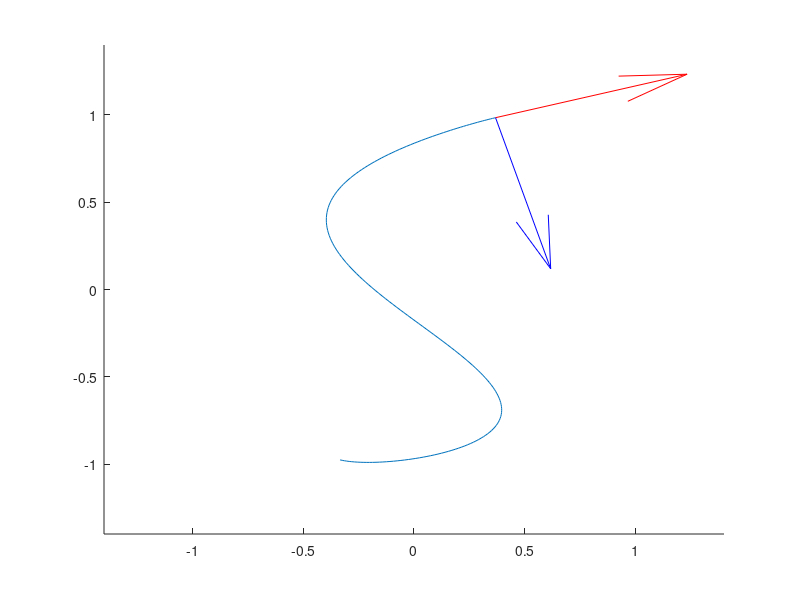
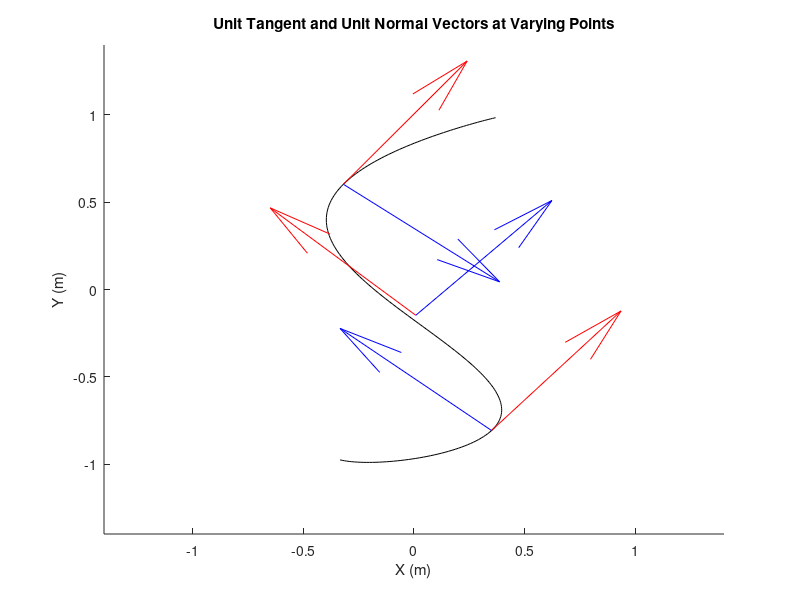
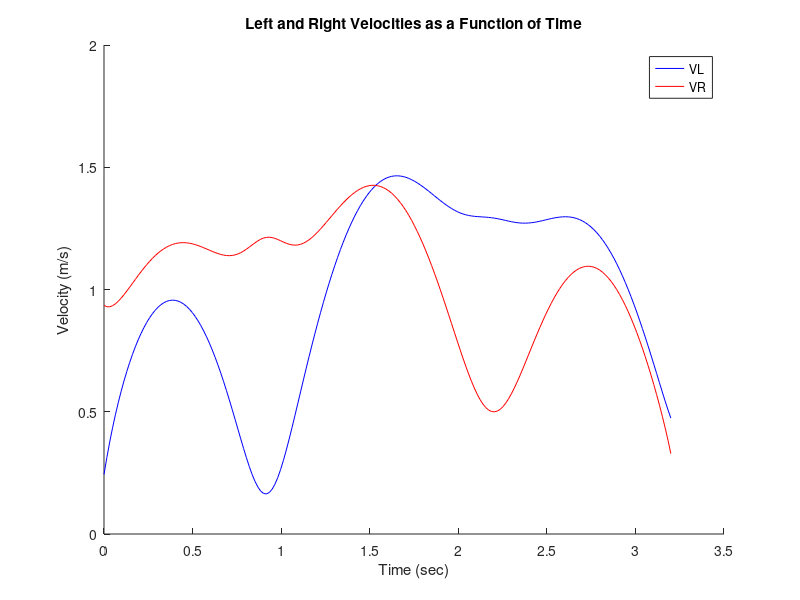

Reproduce these figures in MATLAB, in order. (Note: this script raises an error after producing the figures.)
%clear

%These equations were derived before I understood the need to sub u with
%a*t

%Timesteps
t = linspace(0,3.2,200);

%Original function for spiral of doom 
r = [0.396E0.*cos(0.371E1+0.265E1.*t); (-0.99E0).*sin(0.14E1+t); 0*t];

%Tangent vector
That = [(-0.10494E1).*sin(0.371E1+0.265E1.*t).*(0.9801E0.*cos(0.14E1+t).^2+0.110124E1.*sin(0.371E1+0.265E1.*t).^2).^(-1/2);
    (-0.99E0).*cos(0.14E1+t).*(0.9801E0.*cos(0.14E1+t).^2+0.110124E1.*sin(0.371E1+0.265E1.*t).^2).^(-1/2);
    0*t];

%Normal vector
Nhat = [cos(0.14E1+t).*((-0.278091E1).*cos(0.14E1+t).*cos(0.371E1+0.265E1.*t)+(-0.10494E1).*sin(0.14E1+t).*sin(0.371E1+0.265E1.*t)).*(0.9801E0.*cos(0.14E1+t).^2+0.110124E1.*sin(0.371E1+0.265E1.*t).^2).^(-1/2).*(0.1E1.*cos(0.14E1+t).^2+0.11236E1.*sin(0.371E1+0.265E1.*t).^2).^(-1).*((0.1E1.*cos(0.14E1+t).^2+0.11236E1.*sin(0.371E1+0.265E1.*t).^2).^(-3).*(cos(0.14E1+t).^4.*(0.789048E1.*cos(0.371E1+0.265E1.*t).^2+(-0.113994E-15).*sin(0.14E1+t).^2)+0.886574E1.*cos(0.14E1+t).^2.*cos(0.371E1+0.265E1.*t).^2.*sin(0.371E1+0.265E1.*t).^2+0.2809E0.*sin(0.28E1+2.*t).^2.*sin(0.371E1+0.265E1.*t).^2+0.126248E1.*sin(0.14E1+t).^2.*sin(0.371E1+0.265E1.*t).^4+0.372192E0.*csc(0.14E1+t).^2.*sin(0.28E1+2.*t).^3.*sin(0.742E1+0.53E1.*t)+0.167278E1.*sin(0.28E1+2.*t).*sin(0.371E1+0.265E1.*t).^2.*sin(0.742E1+0.53E1.*t))).^(-1/2);
sin(0.371E1+0.265E1.*t).*(0.294776E1.*cos(0.14E1+t).*cos(0.371E1+0.265E1.*t)+0.111236E1.*sin(0.14E1+t).*sin(0.371E1+0.265E1.*t)).*(0.9801E0.*cos(0.14E1+t).^2+0.110124E1.*sin(0.371E1+0.265E1.*t).^2).^(-1/2).*(0.1E1.*cos(0.14E1+t).^2+0.11236E1.*sin(0.371E1+0.265E1.*t).^2).^(-1).*((0.1E1.*cos(0.14E1+t).^2+0.11236E1.*sin(0.371E1+0.265E1.*t).^2).^(-3).*(cos(0.14E1+t).^4.*(0.789048E1.*cos(0.371E1+0.265E1.*t).^2+(-0.113994E-15).*sin(0.14E1+t).^2)+0.886574E1.*cos(0.14E1+t).^2.*cos(0.371E1+0.265E1.*t).^2.*sin(0.371E1+0.265E1.*t).^2+0.2809E0.*sin(0.28E1+2.*t).^2.*sin(0.371E1+0.265E1.*t).^2+0.126248E1.*sin(0.14E1+t).^2.*sin(0.371E1+0.265E1.*t).^4+0.372192E0.*csc(0.14E1+t).^2.*sin(0.28E1+2.*t).^3.*sin(0.742E1+0.53E1.*t)+0.167278E1.*sin(0.28E1+2.*t).*sin(0.371E1+0.265E1.*t).^2.*sin(0.742E1+0.53E1.*t))).^(-1/2);
0*t];

%Linear speed
nu = (0.9801E0.*cos(0.14E1+t).^2+0.110124E1.*sin(0.371E1+0.265E1.*t).^2).^(1/2);

%Angular velocity
w = (0.1E1.*cos(0.14E1+t).^2+0.11236E1.*sin(0.371E1+0.265E1.*t).^2).^(-3).*((-0.2809E1).*cos(0.14E1+t).^5.*cos(0.371E1+0.265E1.*t)+(-0.106E1).*cos(0.14E1+t).^4.*sin(0.14E1+t).*sin(0.371E1+0.265E1.*t)+(-0.631238E1).*cos(0.14E1+t).^3.*cos(0.371E1+0.265E1.*t).*sin(0.371E1+0.265E1.*t).^2+(-0.238203E1).*cos(0.14E1+t).^2.*sin(0.14E1+t).*sin(0.371E1+0.265E1.*t).^3+(-0.35463E1).*cos(0.14E1+t).*cos(0.371E1+0.265E1.*t).*sin(0.371E1+0.265E1.*t).^4+(-0.133823E1).*sin(0.14E1+t).*sin(0.371E1+0.265E1.*t).^5);

%Left and right velocities
VL = (0.9801E0.*cos(0.14E1+t).^2+0.110124E1.*sin(0.371E1+0.265E1.*t).^2).^(1/2)+(0.1E1.*cos(0.14E1+t).^2+0.11236E1.*sin(0.371E1+0.265E1.*t).^2).^(-3).*(0.356743E0.*cos(0.14E1+t).^5.*cos(0.371E1+0.265E1.*t)+0.13462E0.*cos(0.14E1+t).^4.*sin(0.14E1+t).*sin(0.371E1+0.265E1.*t)+0.801673E0.*cos(0.14E1+t).^3.*cos(0.371E1+0.265E1.*t).*sin(0.371E1+0.265E1.*t).^2+0.302518E0.*cos(0.14E1+t).^2.*sin(0.14E1+t).*sin(0.371E1+0.265E1.*t).^3+0.45038E0.*cos(0.14E1+t).*cos(0.371E1+0.265E1.*t).*sin(0.371E1+0.265E1.*t).^4+0.169955E0.*sin(0.14E1+t).*sin(0.371E1+0.265E1.*t).^5);
VR = (0.9801E0.*cos(0.14E1+t).^2+0.110124E1.*sin(0.371E1+0.265E1.*t).^2).^(1/2)+(0.1E1.*cos(0.14E1+t).^2+0.11236E1.*sin(0.371E1+0.265E1.*t).^2).^(-3).*((-0.356743E0).*cos(0.14E1+t).^5.*cos(0.371E1+0.265E1.*t)+(-0.13462E0).*cos(0.14E1+t).^4.*sin(0.14E1+t).*sin(0.371E1+0.265E1.*t)+(-0.801673E0).*cos(0.14E1+t).^3.*cos(0.371E1+0.265E1.*t).*sin(0.371E1+0.265E1.*t).^2+(-0.302518E0).*cos(0.14E1+t).^2.*sin(0.14E1+t).*sin(0.371E1+0.265E1.*t).^3+(-0.45038E0).*cos(0.14E1+t).*cos(0.371E1+0.265E1.*t).*sin(0.371E1+0.265E1.*t).^4+(-0.169955E0).*sin(0.14E1+t).*sin(0.371E1+0.265E1.*t).^5);

%% Deliverable 1 animated

figure(1)
for n = 1:length(t)% loop through each of the points
    plot3(r(1,:),r(2,:),r(3,:)), axis ([-1.4 1.4 -1.4 1.4 -0.1 0.1]),hold on % plot the entire curve
    quiver3(r(1,n),r(2,n),r(3,n),That(1,n),That(2,n),That(3,n),'r') % plot the unit tangent
    quiver3(r(1,n),r(2,n),r(3,n),Nhat(1,n),Nhat(2,n),Nhat(3,n),'b') % plot the unit normal
   hold off
   view(2)
   drawnow
end
%% Deliverable 1 at time step 50,100,150

figure(2)

 plot3(r(1,:),r(2,:),r(3,:),'black'), axis ([-1.4 1.4 -1.4 1.4 -0.1 0.1]),hold on % plot the entire curve
 quiver3(r(1,25),r(2,100),r(3,100),That(1,100),That(2,100),That(3,100),'r') % plot the unit tangent
 quiver3(r(1,25),r(2,100),r(3,100),Nhat(1,100),Nhat(2,100),Nhat(3,100),'b') % plot the unit normal
 
 quiver3(r(1,50),r(2,50),r(3,50),That(1,50),That(2,50),That(3,50),'r') % plot the unit tangent
 quiver3(r(1,50),r(2,50),r(3,50),Nhat(1,50),Nhat(2,50),Nhat(3,50),'b') % plot the unit normal
 
 quiver3(r(1,150),r(2,150),r(3,150),That(1,150),That(2,150),That(3,150),'r') % plot the unit tangent
 quiver3(r(1,150),r(2,150),r(3,150),Nhat(1,150),Nhat(2,150),Nhat(3,150),'b') % plot the unit normal
 
 view(2)
 title('Unit Tangent and Unit Normal Vectors at Varying Points')
 xlabel('X (m)')
 ylabel('Y (m)')


%% Deliverable 2

figure(3)
hold on
plot(t,VL,'b')
plot(t,VR,'r')
legend('VL','VR')
title('Left and Right Velocities as a Function of Time')
xlabel('Time (sec)')
ylabel('Velocity (m/s)')

%% Optimizing alpha for a desired maxiumum wheel velocity

VL = (a.^2.*(0.9801E0.*cos(0.14E1+t.*a).^2+0.110124E1.*sin(0.371E1+0.265E1.*t.*a).^2)).^(1/2)+0.356743E0.*a.*(0.1E1.*cos(0.14E1+t.*a).^2+0.11236E1.*sin(0.371E1+0.265E1.*t.*a).^2).^(-3).*(0.1E1.*cos(0.14E1+t.*a).^5.*cos(0.371E1+0.265E1.*t.*a)+0.377358E0.*cos(0.14E1+t.*a).^4.*sin(0.14E1+t.*a).*sin(0.371E1+0.265E1.*t.*a)+0.22472E1.*cos(0.14E1+t.*a).^3.*cos(0.371E1+0.265E1.*t.*a).*sin(0.371E1+0.265E1.*t.*a).^2+0.848E0.*cos(0.14E1+t.*a).^2.*sin(0.14E1+t.*a).*sin(0.371E1+0.265E1.*t.*a).^3+0.126248E1.*cos(0.14E1+t.*a).*cos(0.371E1+0.265E1.*t.*a).*sin(0.371E1+0.265E1.*t.*a).^4+0.476406E0.*sin(0.14E1+t.*a).*sin(0.371E1+0.265E1.*t.*a).^5);
VR = (a.^2.*(0.9801E0.*cos(0.14E1+t.*a).^2+0.110124E1.*sin(0.371E1+0.265E1.*t.*a).^2)).^(1/2)+(-0.356743E0).*a.*(0.1E1.*cos(0.14E1+t.*a).^2+0.11236E1.*sin(0.371E1+0.265E1.*t.*a).^2).^(-3).*(0.1E1.*cos(0.14E1+t.*a).^5.*cos(0.371E1+0.265E1.*t.*a)+0.377358E0.*cos(0.14E1+t.*a).^4.*sin(0.14E1+t.*a).*sin(0.371E1+0.265E1.*t.*a)+0.22472E1.*cos(0.14E1+t.*a).^3.*cos(0.371E1+0.265E1.*t.*a).*sin(0.371E1+0.265E1.*t.*a).^2+0.848E0.*cos(0.14E1+t.*a).^2.*sin(0.14E1+t.*a).*sin(0.371E1+0.265E1.*t.*a).^3+0.126248E1.*cos(0.14E1+t.*a).*cos(0.371E1+0.265E1.*t.*a).*sin(0.371E1+0.265E1.*t.*a).^4+0.476406E0.*sin(0.14E1+t.*a).*sin(0.371E1+0.265E1.*t.*a).^5);

a_test = linspace(0.001,.21,500);
curr = 1;
best_a = zeros(1,length(a_test));

for j = 0.001:length(a_test)
    
    a = a_test(1,curr);
    newt = 3.2/a;
    t = linspace(0,newt,200);
    VL = (a.^2.*(0.9801E0.*cos(0.14E1+t.*a).^2+0.110124E1.*sin(0.371E1+0.265E1.*t.*a).^2)).^(1/2)+0.356743E0.*a.*(0.1E1.*cos(0.14E1+t.*a).^2+0.11236E1.*sin(0.371E1+0.265E1.*t.*a).^2).^(-3).*(0.1E1.*cos(0.14E1+t.*a).^5.*cos(0.371E1+0.265E1.*t.*a)+0.377358E0.*cos(0.14E1+t.*a).^4.*sin(0.14E1+t.*a).*sin(0.371E1+0.265E1.*t.*a)+0.22472E1.*cos(0.14E1+t.*a).^3.*cos(0.371E1+0.265E1.*t.*a).*sin(0.371E1+0.265E1.*t.*a).^2+0.848E0.*cos(0.14E1+t.*a).^2.*sin(0.14E1+t.*a).*sin(0.371E1+0.265E1.*t.*a).^3+0.126248E1.*cos(0.14E1+t.*a).*cos(0.371E1+0.265E1.*t.*a).*sin(0.371E1+0.265E1.*t.*a).^4+0.476406E0.*sin(0.14E1+t.*a).*sin(0.371E1+0.265E1.*t.*a).^5);
    VR = (a.^2.*(0.9801E0.*cos(0.14E1+t.*a).^2+0.110124E1.*sin(0.371E1+0.265E1.*t.*a).^2)).^(1/2)+(-0.356743E0).*a.*(0.1E1.*cos(0.14E1+t.*a).^2+0.11236E1.*sin(0.371E1+0.265E1.*t.*a).^2).^(-3).*(0.1E1.*cos(0.14E1+t.*a).^5.*cos(0.371E1+0.265E1.*t.*a)+0.377358E0.*cos(0.14E1+t.*a).^4.*sin(0.14E1+t.*a).*sin(0.371E1+0.265E1.*t.*a)+0.22472E1.*cos(0.14E1+t.*a).^3.*cos(0.371E1+0.265E1.*t.*a).*sin(0.371E1+0.265E1.*t.*a).^2+0.848E0.*cos(0.14E1+t.*a).^2.*sin(0.14E1+t.*a).*sin(0.371E1+0.265E1.*t.*a).^3+0.126248E1.*cos(0.14E1+t.*a).*cos(0.371E1+0.265E1.*t.*a).*sin(0.371E1+0.265E1.*t.*a).^4+0.476406E0.*sin(0.14E1+t.*a).*sin(0.371E1+0.265E1.*t.*a).^5);
    maxVL = max(VL);
    maxVR = max(VR);
    
    if maxVL < 3
        if maxVR < 3
            best_a(1,curr) = a;
        end
    end
               
    curr = curr+1;
end
    
%% Recalculating values based upon optimized value of alpha

a = 0.204555110220441;
newt = 3.2/a;
t = linspace(0,newt,100);
VL = (a.^2.*(0.9801E0.*cos(0.14E1+t.*a).^2+0.110124E1.*sin(0.371E1+0.265E1.*t.*a).^2)).^(1/2)+0.356743E0.*a.*(0.1E1.*cos(0.14E1+t.*a).^2+0.11236E1.*sin(0.371E1+0.265E1.*t.*a).^2).^(-3).*(0.1E1.*cos(0.14E1+t.*a).^5.*cos(0.371E1+0.265E1.*t.*a)+0.377358E0.*cos(0.14E1+t.*a).^4.*sin(0.14E1+t.*a).*sin(0.371E1+0.265E1.*t.*a)+0.22472E1.*cos(0.14E1+t.*a).^3.*cos(0.371E1+0.265E1.*t.*a).*sin(0.371E1+0.265E1.*t.*a).^2+0.848E0.*cos(0.14E1+t.*a).^2.*sin(0.14E1+t.*a).*sin(0.371E1+0.265E1.*t.*a).^3+0.126248E1.*cos(0.14E1+t.*a).*cos(0.371E1+0.265E1.*t.*a).*sin(0.371E1+0.265E1.*t.*a).^4+0.476406E0.*sin(0.14E1+t.*a).*sin(0.371E1+0.265E1.*t.*a).^5);
VR = (a.^2.*(0.9801E0.*cos(0.14E1+t.*a).^2+0.110124E1.*sin(0.371E1+0.265E1.*t.*a).^2)).^(1/2)+(-0.356743E0).*a.*(0.1E1.*cos(0.14E1+t.*a).^2+0.11236E1.*sin(0.371E1+0.265E1.*t.*a).^2).^(-3).*(0.1E1.*cos(0.14E1+t.*a).^5.*cos(0.371E1+0.265E1.*t.*a)+0.377358E0.*cos(0.14E1+t.*a).^4.*sin(0.14E1+t.*a).*sin(0.371E1+0.265E1.*t.*a)+0.22472E1.*cos(0.14E1+t.*a).^3.*cos(0.371E1+0.265E1.*t.*a).*sin(0.371E1+0.265E1.*t.*a).^2+0.848E0.*cos(0.14E1+t.*a).^2.*sin(0.14E1+t.*a).*sin(0.371E1+0.265E1.*t.*a).^3+0.126248E1.*cos(0.14E1+t.*a).*cos(0.371E1+0.265E1.*t.*a).*sin(0.371E1+0.265E1.*t.*a).^4+0.476406E0.*sin(0.14E1+t.*a).*sin(0.371E1+0.265E1.*t.*a).^5);
w = a.*(0.1E1.*cos(0.14E1+t.*a).^2+0.11236E1.*sin(0.371E1+0.265E1.*t.*a).^2).^(-3).*((-0.2809E1).*cos(0.14E1+t.*a).^5.*cos(0.371E1+0.265E1.*t.*a)+(-0.106E1).*cos(0.14E1+t.*a).^4.*sin(0.14E1+t.*a).*sin(0.371E1+0.265E1.*t.*a)+(-0.631238E1).*cos(0.14E1+t.*a).^3.*cos(0.371E1+0.265E1.*t.*a).*sin(0.371E1+0.265E1.*t.*a).^2+(-0.238203E1).*cos(0.14E1+t.*a).^2.*sin(0.14E1+t.*a).*sin(0.371E1+0.265E1.*t.*a).^3+(-0.35463E1).*cos(0.14E1+t.*a).*cos(0.371E1+0.265E1.*t.*a).*sin(0.371E1+0.265E1.*t.*a).^4+(-0.133823E1).*sin(0.14E1+t.*a).*sin(0.371E1+0.265E1.*t.*a).^5);
nu = (a.^2.*(0.9801E0.*cos(0.14E1+t.*a).^2+0.110124E1.*sin(0.371E1+0.265E1.*t.*a).^2)).^(1/2);
That = [(-0.10494E1).*a.*sin(0.371E1+0.265E1.*t.*a).*(a.^2.*(0.9801E0.*cos(0.14E1+t.*a).^2+0.110124E1.*sin(0.371E1+0.265E1.*t.*a).^2)).^(-1/2);
    (-0.99E0).*a.*cos(0.14E1+t.*a).*(a.^2.*(0.9801E0.*cos(0.14E1+t.*a).^2+0.110124E1.*sin(0.371E1+0.265E1.*t.*a).^2)).^(-1/2);
    0*t];

%% Deliverable 3

load('wheel_encoder.mat') %Loading data from encoder data

%Finding the change in time and change in position to find the velocity
time = dataset(1:201,1);
timestep = diff(dataset(:,1));
VLexp = diff(dataset(:,2));
VRexp = diff(dataset(:,3));
VLacc = (VLexp(1:201,1))./timestep(1:201,1);
VRacc = (VRexp(1:201,1))./timestep(1:201,1);

Vacc = (VLacc+VRacc)/2;
wacc = (VRacc-VLacc)/0.254;

%Scale factor to properly have timesteps of theoretical and actual line up
scal1 = max(time)/max(t);

theta = zeros(length(time),1);
x1 = zeros(length(time),1);
y1 = zeros(length(time),1);

for i=2:length(time)
   theta(i) = theta(i-1) + wacc(i)*timestep(i);
   x1(i) = x1(i-1) + (Vacc(i)*timestep(i))*cos(theta(i));
   y1(i) = y1(i-1) + (Vacc(i)*timestep(i))*sin(theta(i));

end

racc = [x1, y1];
tanacc = normr(diff(r));

a = 2;
newt = 3.2/a;
t = linspace(0,newt,50);
r = [0.396E0.*cos(0.371E1+0.265E1.*t.*a);(-0.99E0).*sin(0.14E1+t.*a); 0*t];

figure(5)
hold on
plot(r(1,:),r(2,:),'r')
rotate(plot((x1/1.14)+.2,y1-1,'b--'),[0 0 1],-28)
plot(tanacc(:,1),tanacc(:,2))
legend('Theoretical','Actual')
title('Theoretical and Actual Paths Followed by Neato')


%% Plotting various actual and theoretical values for Neato

figure(6)%Linear speed
hold on
plot(t,nu,'black')
plot(time/scal1,Vacc,'r')
title('Linear Speed as a Function of Time')
xlabel('Time (s)')
ylabel('Linear Speed (m/s)')
legend('Theoretical','Actual')

figure(7)%Angular velocity
hold on
plot(t,w,'m')
plot(time/scal1,wacc,'b')
title('Angular Velocity as a Function of Time')
xlabel('Time (s)')
ylabel('Angular Velocity (radians/s)')
legend('Theoretical','Actual')

figure(8)
hold on
plot(t,VL,'r')
plot(time/scal1,VLacc,'m')
hold off

figure(9)
hold on
plot(t,VR,'b')
plot(time/scal1,VRacc,'c')
legend('Left Velocity','Right Velocity')
title('Left and Right Velocities as a Function of Time')
xlabel('Time (sec)')
ylabel('Velocity (m/s)')
hold off

figure(10)
hold on
plot(time/scal1,VLacc,'b')
plot(time/scal1,VRacc,'c')


%% Programming the neato to follow my desired path

function doom(t,VL,VR)
%This function is an absolute piece of dogshit

pubvel = rospublisher('/raw_vel');
message = rosmessage(pubvel); 
time=1;

tic
while time < length(t)
    pause(0.01)
    if toc >= t(1,time+1)
        time = time+1;
        message.Data = [VL(1,time),VR(1,time)];
        send(pubvel,message);
    end
end  

end